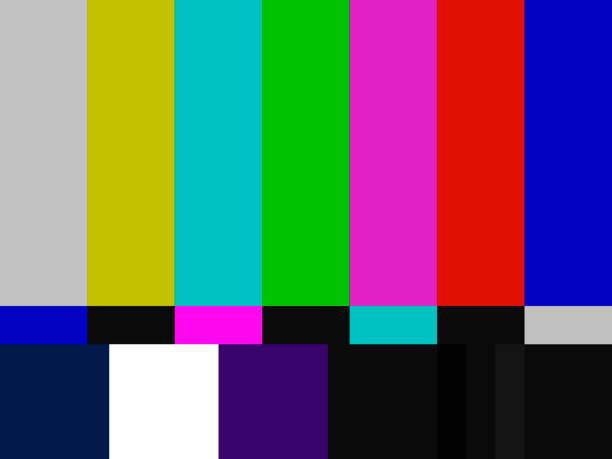
//> input picture image/imagem_original.jpg, 612 x 459 px; the run also reads 1 picture not shown here
$ ./grayscale   (built with g++ and OpenCV 4)
//> lines starting //> are read from the running program, lines starting //| are printed output that depends on the picture; after the words box and inside, x2 and y2 are one past the last pixel; in counts of white or black regions, pixels touching at a corner belong together
#include <iostream> // Biblioteca para entrada e saída de dados
#include <opencv2/opencv.hpp>
#include <opencv2/imgcodecs.hpp>
#include <vector>

using namespace std; // Usado para evitar escrever "std::" antes de elementos da biblioteca padrão
using namespace cv;  // Usado para evitar escrever "cv::" antes de elementos da biblioteca OpenCV

int main()
{
    // atividade 1 Conversão para Tons de Cinza
    Mat image = imread("../image/imagem_original.jpg"); // Lê a imagem do arquivo "image.jpg"
//> image is the input picture: 459 rows x 612 cols, CV_8UC3; mean B, G, R 105, 97.8, 100.8
    if (image.empty())
    {
        cerr << "Erro ao carregar a imagem!" << endl;
        return 1;
    }

    // Cria uma nova imagem em tons de cinza com o mesmo tamanho utilizando Media aritmética
    Mat grayImageAritmetica(image.rows, image.cols, CV_8UC1);
    // Aqui vamos percorre cada pixel (linha e coluna obviamente) da imagem original
    for (int i = 0; i < image.rows; i++)
    {
        for (int j = 0; j < image.cols; j++)
        {
            Vec3b pixel = image.at<Vec3b>(i, j); // Acessa o pixel (B, G, R)
            uchar blue = pixel[0];
            uchar green = pixel[1];
            uchar red = pixel[2];

            int gray = (blue + green + red) / 3;

            // Define o valor na imagem em tons de cinza
            grayImageAritmetica.at<uchar>(i, j) = gray;
        }
    }
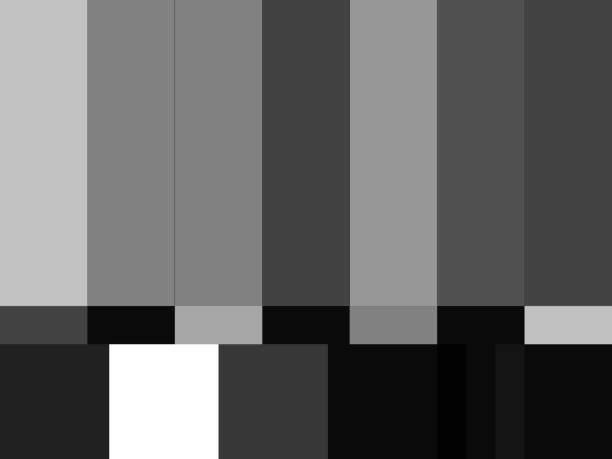
//> grayImageAritmetica: 459 rows x 612 cols, CV_8UC1; min 0, max 255, mean 101

    // Cria uma nova imagem em tons de cinza com o mesmo tamanho utilizando Media Ponderada
    // https://e2eml-school.translate.goog/convert_rgb_to_grayscale.html?_x_tr_sl=en&_x_tr_tl=pt&_x_tr_hl=pt&_x_tr_pto=tc
    Mat grayImage(image.rows, image.cols, CV_8UC1);

    for (int i = 0; i < image.rows; i++)
    {
        for (int j = 0; j < image.cols; j++)
        {
            Vec3b pixel = image.at<Vec3b>(i, j); // Acessa o pixel (B, G, R)
            uchar blue = pixel[0];
            uchar green = pixel[1];
            uchar red = pixel[2];

            // Aplica a fórmula de conversão para tons de cinza
            uchar gray = static_cast<uchar>(0.299 * red + 0.587 * green + 0.114 * blue);

            // Define o valor na imagem em tons de cinza
            grayImage.at<uchar>(i, j) = gray;
        }
    }
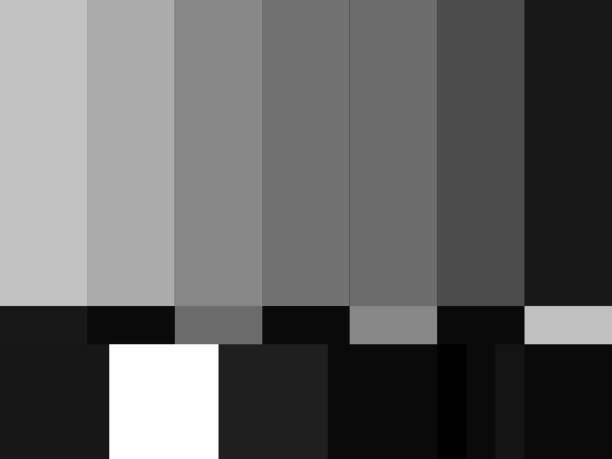
//> grayImage: 459 rows x 612 cols, CV_8UC1; min 0, max 255, mean 98.9

    imwrite("../image/imagem_cinza_ponderada.jpg", grayImage);            // salvando a nova imagem ao qual alteramos para cinza Ponderada
    imwrite("../image/imagem_cinza_aritmetica.jpg", grayImageAritmetica); // salvando a nova imagem ao qual alteramos para cinza Aritmetica

    // atividade 2 Operações Aritméticas (+ - * /)
    // coloridas e tons de cinza
    Mat plusImageOriginal(image.rows, image.cols, CV_8UC1);
    Mat subtractionImageOriginal(image.rows, image.cols, CV_8UC1);
    Mat multiplicationImageOriginal(image.rows, image.cols, CV_8UC1);
    Mat divisionImageOriginal(image.rows, image.cols, CV_8UC1);

    Mat plusImageCinza(grayImage.rows, grayImage.cols, CV_8UC1);
    Mat subtractionImageCinza(grayImage.rows, grayImage.cols, CV_8UC1);
    Mat multiplicationImageCinza(grayImage.rows, grayImage.cols, CV_8UC1);
    Mat divisionImageCinza(grayImage.rows, grayImage.cols, CV_8UC1);

    // Imagem com Imagem
    Mat plusImageComImagem(grayImage.rows, grayImage.cols, CV_8UC1);
    Mat subtractionImageComImagem(grayImage.rows, grayImage.cols, CV_8UC1);
    Mat multiplicationImageComImagem(grayImage.rows, grayImage.cols, CV_8UC1);
    Mat divisionImageComImagem(grayImage.rows, grayImage.cols, CV_8UC1);

    // Imagem Escalar
    Mat plusImageEscalar(grayImage.rows, grayImage.cols, CV_8UC1);
    Mat subtractionEscalar(grayImage.rows, grayImage.cols, CV_8UC1);
    Mat multiplicationEscalar(grayImage.rows, grayImage.cols, CV_8UC1);
    Mat divisionImageEscalar(grayImage.rows, grayImage.cols, CV_8UC1);
    Mat plusGrayImageCinza(grayImage.rows, grayImage.cols, CV_8UC1);
    Mat subtractionGrayImageCinza(grayImage.rows, grayImage.cols, CV_8UC1);
    Mat multiplicationGrayImageCinza(grayImage.rows, grayImage.cols, CV_8UC1);
    Mat divisionGrayImageCinza(grayImage.rows, grayImage.cols, CV_8UC1);

    // plusImageOriginal
    for (int i = 0; i < image.rows; i++)
    {
        for (int j = 0; j < image.cols; j++)
        {
            Vec3b pixel = image.at<Vec3b>(i, j); // Acessa o pixel (B, G, R)
            uchar blue = pixel[0];
            uchar green = pixel[1];
            uchar red = pixel[2];
            int plus = red + green + blue;
            if (plus > 255)
            {
                plus = 255;
            }
            if (plus < 0)
            {
                plus = 0;
            };

            plusImageOriginal.at<uchar>(i, j) = plus;
        }
    }
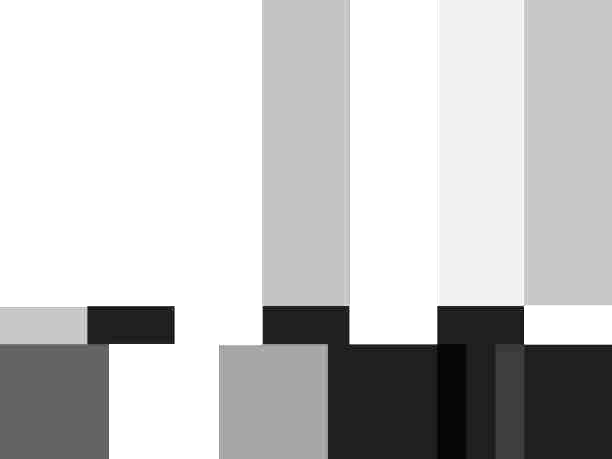
//> plusImageOriginal: 459 rows x 612 cols, CV_8UC1; min 0, max 255, mean 197.5

    // subtractionImageOriginal
    for (int i = 0; i < image.rows; i++)
    {
        for (int j = 0; j < image.cols; j++)
        {
            Vec3b pixel = image.at<Vec3b>(i, j); // Acessa o pixel (B, G, R)
            uchar blue = pixel[0];
            uchar green = pixel[1];
            uchar red = pixel[2];
            int subtraction = red - green - blue;
            if (subtraction > 255)
            {
                subtraction = 255;
            }
            if (subtraction < 0)
            {
                subtraction = 0;
            };
            subtractionImageOriginal.at<uchar>(i, j) = subtraction;
        }
    }

    // multiplicationImageOriginal
    for (int i = 0; i < image.rows; i++)
    {
        for (int j = 0; j < image.cols; j++)
        {
            Vec3b pixel = image.at<Vec3b>(i, j); // Acessa o pixel (B, G, R)
            uchar blue = pixel[0];
            uchar green = pixel[1];
            uchar red = pixel[2];
            int multiplication = red * green * blue;
            if (multiplication > 255)
            {
                multiplication = 255;
            }
            if (multiplication < 0)
            {
                multiplication = 0;
            };
            multiplicationImageOriginal.at<uchar>(i, j) = multiplication;
        }
    }

    // divisionImageOriginal
    for (int i = 0; i < image.rows; i++)
    {
        for (int j = 0; j < image.cols; j++)
        {
            Vec3b pixel = image.at<Vec3b>(i, j); // Acessa o pixel (B, G, R)
            uchar blue = pixel[0];
            uchar green = pixel[1];
            uchar red = pixel[2];
            double resultado = blue;
            if (green != 0)
            {
                resultado = resultado / green;
            }
            if (red != 0)
            {
                resultado = resultado / red;
            }
            divisionImageOriginal.at<uchar>(i, j) = resultado;
        }
    }

    // plusImageCinza
    for (int i = 0; i < grayImage.rows; i++)
    {
        for (int j = 0; j < grayImage.cols; j++)
        {
            Vec3b pixel = image.at<Vec3b>(i, j); // Acessa o pixel (B, G, R)
            uchar blue = pixel[0];
            uchar green = pixel[1];
            uchar red = pixel[2];
            int plus = red + green + blue;
            if (plus > 255)
            {
                plus = 255;
            }
            if (plus < 0)
            {
                plus = 0;
            };
            plusImageCinza.at<uchar>(i, j) = plus;
        }
    }

    // subtractionImageCinza
    for (int i = 0; i < grayImage.rows; i++)
    {
        for (int j = 0; j < grayImage.cols; j++)
        {
            Vec3b pixel = image.at<Vec3b>(i, j); // Acessa o pixel (B, G, R)
            uchar blue = pixel[0];
            uchar green = pixel[1];
            uchar red = pixel[2];
            int subtraction = red - green - blue;
            if (subtraction > 255)
            {
                subtraction = 255;
            }
            if (subtraction < 0)
            {
                subtraction = 0;
            };
            subtractionImageCinza.at<uchar>(i, j) = subtraction;
        }
    }

    // multiplicationImageCinza
    for (int i = 0; i < grayImage.rows; i++)
    {
        for (int j = 0; j < grayImage.cols; j++)
        {
            Vec3b pixel = image.at<Vec3b>(i, j); // Acessa o pixel (B, G, R)
            uchar blue = pixel[0];
            uchar green = pixel[1];
            uchar red = pixel[2];
            int multiplication = red * green * blue;
            if (multiplication > 255)
            {
                multiplication = 255;
            }
            if (multiplication < 0)
            {
                multiplication = 0;
            };
            multiplicationImageCinza.at<uchar>(i, j) = multiplication;
        }
    }

    // dvisionImageCinza
    for (int i = 0; i < grayImage.rows; i++)
    {
        for (int j = 0; j < grayImage.cols; j++)
        {
            Vec3b pixel = image.at<Vec3b>(i, j); // Acessa o pixel (B, G, R)
            uchar blue = pixel[0];
            uchar green = pixel[1];
            uchar red = pixel[2];
            double resultado = blue;
            if (green != 0)
            {
                resultado = resultado / green;
            }
            if (red != 0)
            {
                resultado = resultado / red;
            }

            if (resultado > 255)
            {
                resultado = 255;
            }
            if (resultado < 0)
            {
                resultado = 0;
            };

            if (resultado > 255)
            {
                resultado = 255;
            }
            if (resultado < 0)
            {
                resultado = 0;
            };
            divisionImageCinza.at<uchar>(i, j) = resultado;
        }
    }

    // imageComImagemOriginal
    // plusImageComImagemOriginal
    for (int i = 0; i < image.rows; i++)
    {
        for (int j = 0; j < image.cols; j++)
        {
            Vec3b pixel = image.at<Vec3b>(i, j); // Acessa o pixel (B, G, R)
            uchar gray = grayImage.at<uchar>(i, j);

            int plus = pixel[0] + pixel[1] + pixel[2] + gray;
            if (plus > 255)
            {
                plus = 255;
            }
            if (plus < 0)
            {
                plus = 0;
            };
            plusImageComImagem.at<uchar>(i, j) = plus;
        }
    }
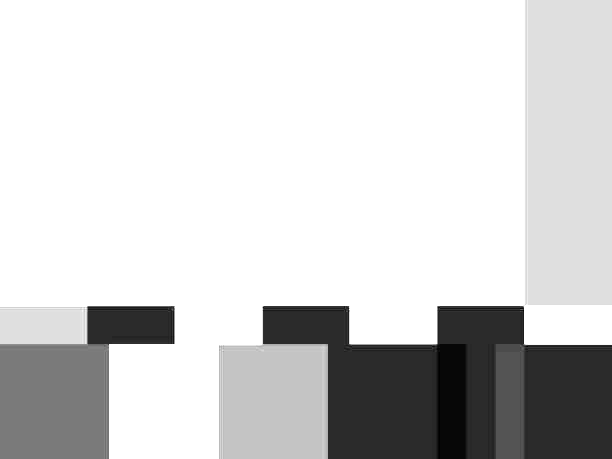
//> plusImageComImagem: 459 rows x 612 cols, CV_8UC1; min 0, max 255, mean 211.1

    // subtractionImageComImagemOriginal
    for (int i = 0; i < image.rows; i++)
    {
        for (int j = 0; j < image.cols; j++)
        {
            Vec3b pixel = image.at<Vec3b>(i, j); // Acessa o pixel (B, G, R)
            uchar gray = grayImage.at<uchar>(i, j);

            int subtraction = pixel[0] - pixel[1] - pixel[2] - gray;
            if (subtraction > 255)
            {
                subtraction = 255;
            }
            if (subtraction < 0)
            {
                subtraction = 0;
            };
            subtractionImageComImagem.at<uchar>(i, j) = subtraction;
        }
    }

    // multiplicationImageComImagemOriginal
    for (int i = 0; i < image.rows; i++)
    {
        for (int j = 0; j < image.cols; j++)
        {
            Vec3b pixel = image.at<Vec3b>(i, j); // Acessa o pixel (B, G, R)
            uchar gray = grayImage.at<uchar>(i, j);

            int multiplication = pixel[0] * pixel[1] * pixel[2] * gray;
            if (multiplication > 255)
            {
                multiplication = 255;
            }
            if (multiplication < 0)
            {
                multiplication = 0;
            };
            multiplicationImageComImagem.at<uchar>(i, j) = multiplication;
        }
    }

    // divisionImageComImagemOriginal
    for (int i = 0; i < image.rows; i++)
    {
        for (int j = 0; j < image.cols; j++)
        {
            Vec3b pixel = image.at<Vec3b>(i, j); // Acessa o pixel (B, G, R)
            uchar gray = grayImage.at<uchar>(i, j);
            double resultado = pixel[0];
            if (pixel[1] != 0)
            {
                resultado = resultado / pixel[1];
            }
            if (pixel[2] != 0)
            {
                resultado = resultado / pixel[2];
            }
            if (gray != 0)
            {
                resultado = resultado / gray;
            }

            if (resultado > 255)
            {
                resultado = 255;
            }
            if (resultado < 0)
            {
                resultado = 0;
            };
            divisionImageComImagem.at<uchar>(i, j) = resultado;
        }
    }

    int escalar = 50;

    // plusImageEscalar
    for (int i = 0; i < image.rows; i++)
    {
        for (int j = 0; j < image.cols; j++)
        {
            Vec3b pixel = image.at<Vec3b>(i, j); // Acessa o pixel (B, G, R)
            uchar blue = pixel[0];
            uchar green = pixel[1];
            uchar red = pixel[2];
            int plus = red + green + blue + 50;
            if (plus > 255)
            {
                plus = 255;
            }
            if (plus < 0)
            {
                plus = 0;
            };

            plusImageEscalar.at<uchar>(i, j) = plus;
        }
    }
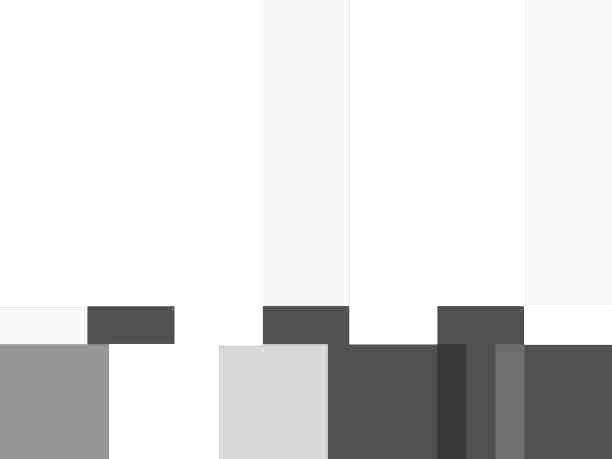
//> plusImageEscalar: 459 rows x 612 cols, CV_8UC1; min 50, max 255, mean 221

    // subtractionEscalar
    for (int i = 0; i < image.rows; i++)
    {
        for (int j = 0; j < image.cols; j++)
        {
            Vec3b pixel = image.at<Vec3b>(i, j); // Acessa o pixel (B, G, R)
            uchar blue = pixel[0];
            uchar green = pixel[1];
            uchar red = pixel[2];
            int subtraction = red - green - blue - 50;
            if (subtraction > 255)
            {
                subtraction = 255;
            }
            if (subtraction < 0)
            {
                subtraction = 0;
            };
            subtractionEscalar.at<uchar>(i, j) = subtraction;
        }
    }
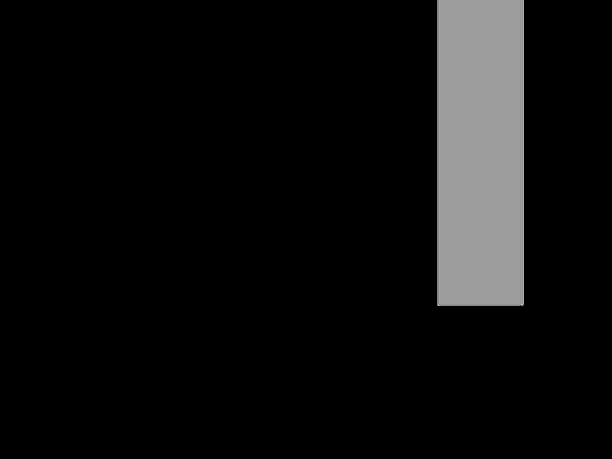
//> subtractionEscalar: 459 rows x 612 cols, CV_8UC1; min 0, max 195, mean 14.8

    // multiplicationEscalar
    for (int i = 0; i < image.rows; i++)
    {
        for (int j = 0; j < image.cols; j++)
        {
            Vec3b pixel = image.at<Vec3b>(i, j); // Acessa o pixel (B, G, R)
            uchar blue = pixel[0];
            uchar green = pixel[1];
            uchar red = pixel[2];
            int multiplication = red * green * blue * 50;
            if (multiplication > 255)
            {
                multiplication = 255;
            }
            if (multiplication < 0)
            {
                multiplication = 0;
            };
            multiplicationEscalar.at<uchar>(i, j) = multiplication;
        }
    }
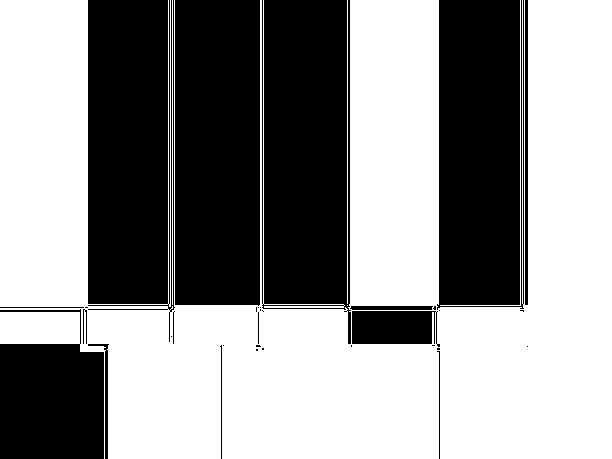
//> multiplicationEscalar: 459 rows x 612 cols, CV_8UC1; 57.3% white; 33 black regions (18 under 20 px), largest, box (x1, y1, x2, y2) and area: (262, 0, 351, 344) 26438, (175, 0, 260, 306) 25926, (88, 0, 175, 342) 25450

    // divisionImageEscalar
    for (int i = 0; i < image.rows; i++)
    {
        for (int j = 0; j < image.cols; j++)
        {
            Vec3b pixel = image.at<Vec3b>(i, j); // Acessa o pixel (B, G, R)
            uchar blue = pixel[0];
            uchar green = pixel[1];
            uchar red = pixel[2];
            double resultado = blue;
            if (green != 0)
            {
                resultado = resultado / green;
            }
            if (red != 0)
            {
                resultado = resultado / red;
            }
            resultado = resultado / 50;

            if (resultado > 255)
            {
                resultado = 255;
            }
            if (resultado < 0)
            {
                resultado = 0;
            };
            divisionImageEscalar.at<uchar>(i, j) = resultado;
        }
    }
//> (the rest of the program and of its run is left out)
